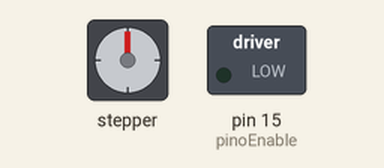
This sketch was run on a simulated Arduino Uno, built with avr-gcc and run on an emulated ATmega328P. Parts: stepper motor, switched loads named in the sketch (green lamp = pin HIGH). Wiring (inferred from the names in the program): stepper motor driver (200 steps per turn assumed): step pin 12; direction pin 13. Pins used as bus, display or sensor lines are not drawn.

Above: at 0.05 s.
At 0.5 s:
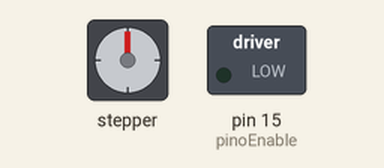
At 5.65 s:
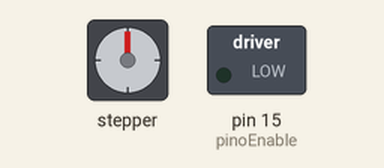
At 11.15 s:
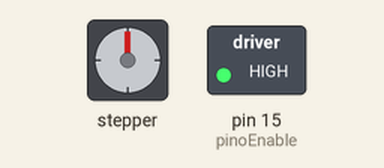
Timing chart, 0 to 14.5 s (numbered marks = the images above):
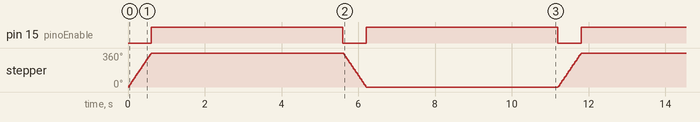

The sketch:

TB6600.ino
```cpp
// Definição dos pinos
const int dirPin = 13;   // Pino direção conectado ao DIR+ do TB6600
const int stepPin = 12;  // Pino passo conectado ao PUL+ do TB6600
const int pinoEnable = 15;

const int tempoVelocidade = 1500;
const int numeroPassos = 200;

void setup() {
  pinMode(dirPin, OUTPUT);
  pinMode(stepPin, OUTPUT);
  pinMode(pinoEnable, OUTPUT);
  digitalWrite(pinoEnable, HIGH); // estando em HIGH o motor fica livre.

  digitalWrite(dirPin, LOW);  // Define direção inicial (LOW = sentido 1)
}

void loop() {

  // Gira o motor em um sentido por 1000 passos
  digitalWrite(dirPin, HIGH);  // Define direção (HIGH = sentido 2)
  digitalWrite(pinoEnable, LOW); // LOW para ligardo
  for(int i = 0; i < numeroPassos; i++) {
    digitalWrite(stepPin, HIGH);
    delayMicroseconds(tempoVelocidade);     // Controla a velocidade (tempo entre pulsos)
    digitalWrite(stepPin, LOW);
    delayMicroseconds(tempoVelocidade);
  }
  digitalWrite(pinoEnable, HIGH);
  delay(5000); // Pausa de 1 segundo

  // Gira o motor no sentido contrário por 1000 passos
  digitalWrite(dirPin, LOW);   // Define direção (LOW = sentido 1)
  digitalWrite(pinoEnable, LOW);
  for(int i = 0; i < numeroPassos; i++) {
    digitalWrite(stepPin, HIGH);
    delayMicroseconds(tempoVelocidade);
    digitalWrite(stepPin, LOW);
    delayMicroseconds(tempoVelocidade);
  }
  digitalWrite(pinoEnable, HIGH);
  delay(5000); // Pausa de 1 segundo
}
```

Measured:
- by itself, pin 15 (pinoEnable): alternates HIGH for 5.0 s and LOW for 0.60 s
- by itself, stepper: turns 360° clockwise in 0.58 s, then 360° counter-clockwise in 0.60 s, repeating every 11.2 s
